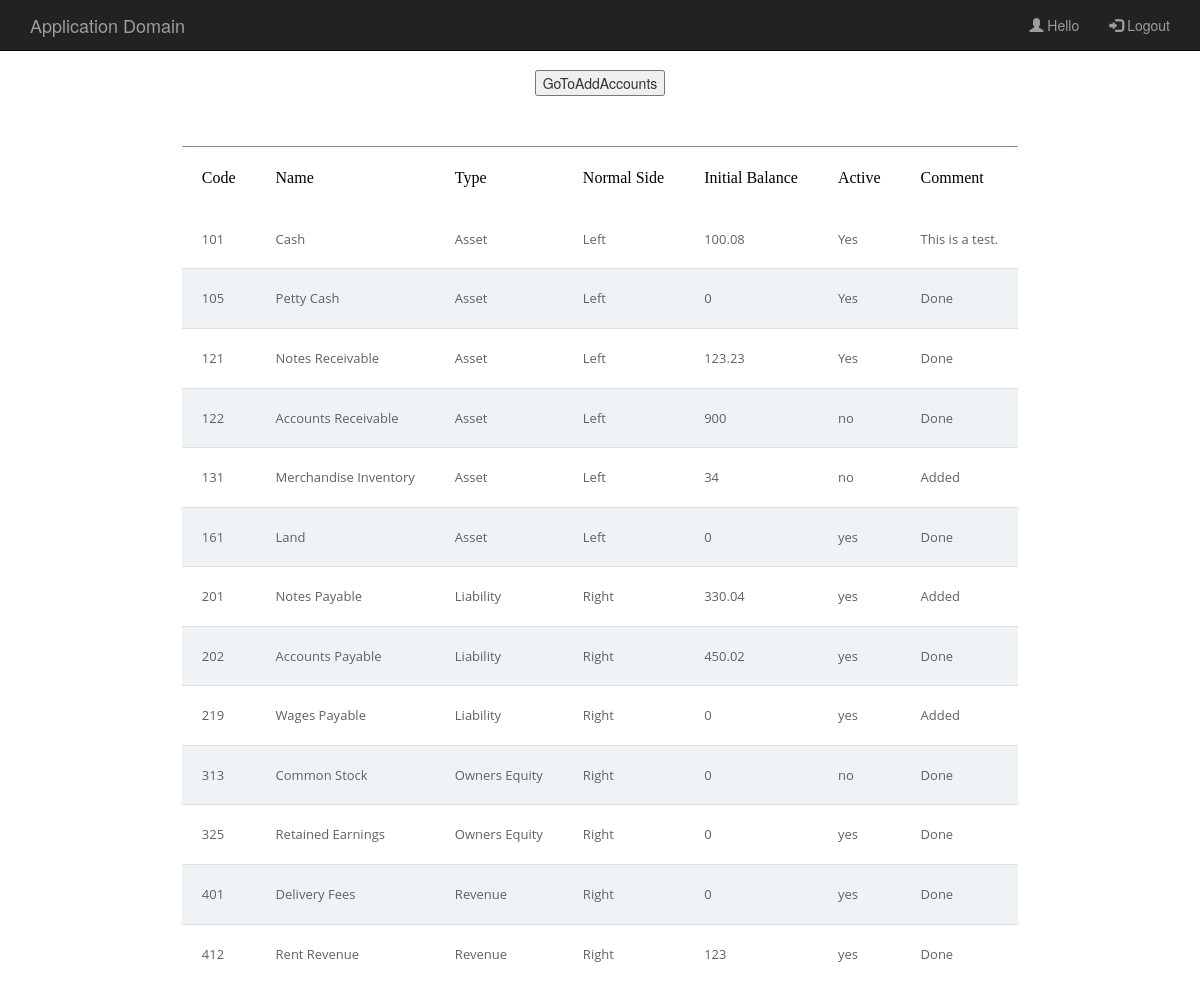
/ChartOfAccountsBasicPage.php, run on the app's committed database.
### tables this page shows
CREATE TABLE IF NOT EXISTS `chart_of_accounts` (
  `Account Code` int(11) NOT NULL,
  `Account Name` varchar(200) NOT NULL,
  `Account Type` varchar(30) NOT NULL,
  `Normal Side` varchar(5) NOT NULL,
  `Initial Balance` double NOT NULL,
  `Order` int(11) NOT NULL,
  `Comment` text NOT NULL,
  `Added By` varchar(50) NOT NULL,
  `Added On` timestamp NOT NULL DEFAULT CURRENT_TIMESTAMP ON UPDATE CURRENT_TIMESTAMP,
  `Active` varchar(3) NOT NULL,
  `Group` varchar(30) NOT NULL,
  `Event Log` int(11) NOT NULL,
  `Error Code` int(11) NOT NULL,
  PRIMARY KEY (`Account Code`)
);

### php/ChartofAccountsfunc.php (the view, shortened to what this page needs)
<?php
function loadBasicCOA(){
	$servername = "localhost";
	$username = "root";
	$password = "";
	$con = mysqli_connect($servername,$username,$password);
	mysqli_select_db($con,"application_domain");
	$sql = "SELECT * FROM chart_of_accounts";
	$myData = mysqli_query($con,$sql);
	while($record = mysqli_fetch_array($myData)){
    	 echo "<tr>";
    	 echo "<td class=\"text-left\">" . $record['Account Code'] . "</td>";
    	 echo "<td class=\"text-left\">" . $record['Account Name'] . "</td>";
    	 echo "<td class=\"text-left\">" . $record['Account Type'] . "</td>";
    	 echo "<td class=\"text-left\">" . $record['Normal Side'] . "</td>";
    	 echo "<td class=\"text-left\">" . $record['Initial Balance'] . "</td>";
    	 echo "<td class=\"text-left\">" . $record['Active'] . "</td>";
    	 echo "<td class=\"text-left\">" . $record['Comment'] . "</td>";
    	 echo "</tr>";
	}
}
?>

### css/tables.css (style rules this page uses)
* { -moz-box-sizing: border-box; -webkit-box-sizing: border-box; box-sizing: border-box; }
body { background:#353a40; }
tbody tr td { font-family: 'Open Sans', sans-serif; font-weight:400; color:#5f6062; font-size:13px; padding:20px 20px 20px 20px; border-bottom:1px solid #e0e0e0; }
tbody tr:nth-child(2n) { background:#f0f3f5; }

### ChartOfAccountsBasicPage.php (style rules this page uses)
body { padding-top: 70px; }

### data on the page
chart_of_accounts: Account Code "101", Account Name "Cash", Account Type "Asset", Normal Side "Left", Initial Balance "100.08", Active "Yes", Comment "This is a test."
chart_of_accounts: Account Code "105", Account Name "Petty Cash", Account Type "Asset", Normal Side "Left", Initial Balance "0", Active "Yes", Comment "Done"
chart_of_accounts: Account Code "121", Account Name "Notes Receivable", Account Type "Asset", Normal Side "Left", Initial Balance "123.23", Active "Yes", Comment "Done"
chart_of_accounts: Account Code "122", Account Name "Accounts Receivable", Account Type "Asset", Normal Side "Left", Initial Balance "900", Active "no", Comment "Done"
chart_of_accounts: Account Code "131", Account Name "Merchandise Inventory", Account Type "Asset", Normal Side "Left", Initial Balance "34", Active "no", Comment "Added"
chart_of_accounts: Account Code "161", Account Name "Land", Account Type "Asset", Normal Side "Left", Initial Balance "0", Active "yes", Comment "Done"
chart_of_accounts: Account Code "201", Account Name "Notes Payable", Account Type "Liability", Normal Side "Right", Initial Balance "330.04", Active "yes", Comment "Added"
chart_of_accounts: Account Code "202", Account Name "Accounts Payable", Account Type "Liability", Normal Side "Right", Initial Balance "450.02", Active "yes", Comment "Done"
chart_of_accounts: Account Code "219", Account Name "Wages Payable", Account Type "Liability", Normal Side "Right", Initial Balance "0", Active "yes", Comment "Added"
chart_of_accounts: Account Code "313", Account Name "Common Stock", Account Type "Owners Equity", Normal Side "Right", Initial Balance "0", Active "no", Comment "Done"
chart_of_accounts: Account Code "325", Account Name "Retained Earnings", Account Type "Owners Equity", Normal Side "Right", Initial Balance "0", Active "yes", Comment "Done"
chart_of_accounts: Account Code "401", Account Name "Delivery Fees", Account Type "Revenue", Normal Side "Right", Initial Balance "0", Active "yes", Comment "Done"
chart_of_accounts: Account Code "412", Account Name "Rent Revenue", Account Type "Revenue", Normal Side "Right", Initial Balance "123", Active "yes", Comment "Done"
